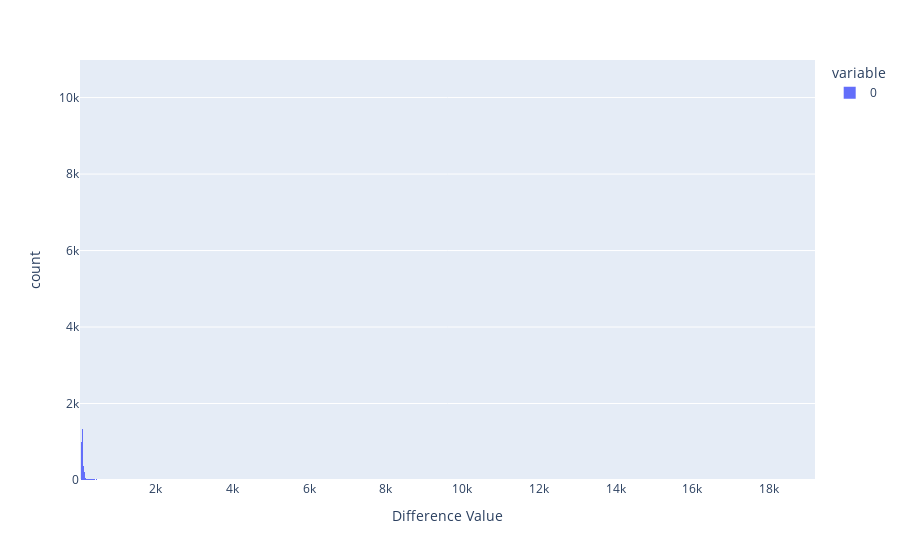

Notebook cell for this chart:
### Code cell
###Run this code to get distribution of distance values

#Now record mean matrix distance from new mz value in order to determine distribution of values (same as below but saving all distances)
indices_iter2 = iter(range(len(mz_vector)-5))
mean_matr_dist2 = []
for i in indices_iter2:
    indices2 = range(i,i+6)

    matrix_distances2 = []

    new_pixel2 = make_image(row2grid, data[:,indices2[5]])

    for j in indices2[0:5]:

        #Look at 'distance' between pixel matrices
        pixel2 = make_image(row2grid, data[:,j])

        matrix_distance2 = np.linalg.norm(new_pixel2-pixel2)
        matrix_distances2 += [matrix_distance2]


    mean_matr_dist2 += [mean(matrix_distances2)]

#Plot distribution of all matrix distances
px.histogram(mean_matr_dist2, labels={'value':'Difference Value'}, template='seaborn')

### Figure 1 — Plotly figure (JSON) as saved in the notebook; plotly's stock layout.template omitted (floating-point values rounded to 4 significant figures; data arrays with more than 128 entries replaced by an {"elided": "..."} marker saying what was removed)
{"data": [{"alignmentgroup": "True", "bingroup": "x", "hovertemplate": "variable=0<br>Difference Value=%{x}<br>count=%{y}<extra></extra>", "legendgroup": "0", "marker": {"color": "#636efa", "pattern": {"shape": ""}}, "name": "0", "nbinsx": 1000, "offsetgroup": "0", "orientation": "v", "showlegend": true, "type": "histogram", "x": {"elided": "13995 float values"}, "xaxis": "x", "yaxis": "y"}], "layout": {"barmode": "relative", "legend": {"title": {"text": "variable"}, "tracegroupgap": 0}, "margin": {"t": 60}, "xaxis": {"anchor": "y", "domain": [0, 1], "title": {"text": "Difference Value"}}, "yaxis": {"anchor": "x", "domain": [0, 1], "title": {"text": "count"}}}}
